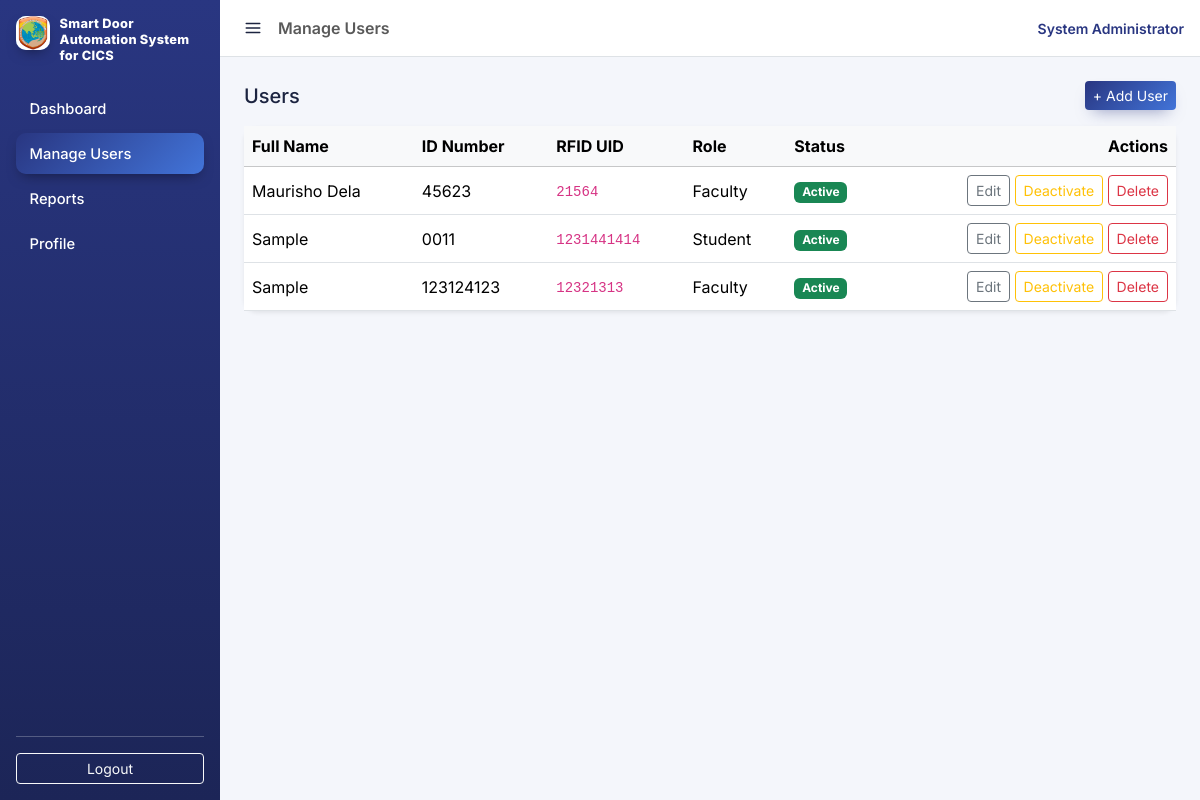
The page /public/users/index.php (signed in) on the database its author committed.
### tables this page shows
CREATE TABLE `users` (
  `id` int(11) NOT NULL,
  `full_name` varchar(100) NOT NULL,
  `id_number` varchar(50) NOT NULL,
  `rfid_uid` varchar(50) NOT NULL,
  `role` enum('student','faculty','staff') NOT NULL DEFAULT 'student',
  `status` enum('active','inactive') NOT NULL DEFAULT 'active',
  `created_at` datetime NOT NULL DEFAULT current_timestamp()
);

### app/core/Database.php (called while the page is built, shortened)
<?php
class Database
{
    private static ?PDO $connection = null;
    public static function getConnection(): PDO
    {
        if (self::$connection === null) {
            $dsn = 'mysql:host=' . DB_HOST . ';dbname=' . DB_NAME . ';charset=utf8mb4';
            self::$connection = new PDO($dsn, DB_USER, DB_PASS, [
                PDO::ATTR_ERRMODE => PDO::ERRMODE_EXCEPTION,
                PDO::ATTR_DEFAULT_FETCH_MODE => PDO::FETCH_ASSOC,
            ]);
        }
        return self::$connection;
    }
}

### app/models/User.php (called while the page is built, shortened)
<?php
require_once __DIR__ . '/../core/Database.php';
class User
{
    public static function all(): array
    {
        $stmt = Database::getConnection()->query(
            'SELECT * FROM users ORDER BY full_name ASC'
        );
        return $stmt->fetchAll();
    }
}

### public/users/index.php (the view, shortened to what this page needs)
<?php
require_once __DIR__ . '/../../app/models/User.php';
$users = User::all();
include __DIR__ . '/../partials/header.php';
?>
<div class="d-flex justify-content-between align-items-center mb-3">
    <h5 class="mb-0">Users</h5>
    <a href="create.php" class="btn btn-primary btn-sm">+ Add User</a>
</div>
<div class="card shadow-sm">
    <div class="table-responsive">
        <table class="table table-hover align-middle mb-0">
            <thead class="table-light">
                <tr>
                    <th>Full Name</th>
                    <th>ID Number</th>
                    <th>RFID UID</th>
                    <th>Role</th>
                    <th>Status</th>
                    <th class="text-end">Actions</th>
                </tr>
            </thead>
            <tbody>
                <?php foreach ($users as $user): ?>
                    <tr>
                        <td><?= htmlspecialchars($user['full_name']) ?></td>
                        <td><?= htmlspecialchars($user['id_number']) ?></td>
                        <td><code><?= htmlspecialchars($user['rfid_uid']) ?></code></td>
                        <td><span class="text-capitalize"><?= htmlspecialchars($user['role']) ?></span></td>
                        <td>
                            <?php if ($user['status'] === 'active'): ?>
                                <span class="badge bg-success">Active</span>
                            <?php else: ?>
                                <span class="badge bg-secondary">Inactive</span>
                            <?php endif; ?>
                        </td>
                        <td class="text-end">
                            <a href="edit.php?id=<?= $user['id'] ?>" class="btn btn-outline-secondary btn-sm">Edit</a>
                            <form method="post" action="index.php" class="d-inline">
                                <button type="submit" class="btn btn-outline-warning btn-sm">
                                    <?= $user['status'] === 'active' ? 'Deactivate' : 'Activate' ?>
                                </button>
                            </form>
                            <form method="post" action="index.php" class="d-inline"
                                onsubmit="return confirm('Delete this user? This cannot be undone.');">
                                <button type="submit" class="btn btn-outline-danger btn-sm">Delete</button>
                            </form>
                        </td>
                    </tr>
                <?php endforeach; ?>
            </tbody>
        </table>
    </div>
</div>
<?php include __DIR__ . '/../partials/footer.php'; ?>

### public/assets/css/app.css (style rules this page uses)
:root { --app-navy: #293681; --app-blue: #4274d9; --app-sky: #95ccdd; --app-mint: #d0e7e6; --app-ink: #1c2440; --app-muted: #7480a3; --app-bg: #f4f6fb; --bs-primary: var(--app-blue); --bs-primary-rgb: 66, 116, 217; --bs-body-font-family: 'Inter', system-ui, -apple-system, sans-serif; --bs-body-color: var(--app-ink); }
body { background: var(--app-bg); font-family: 'Inter', system-ui, -apple-system, sans-serif; }
.card { border: none; border-radius: 14px; }
.btn-primary { background: linear-gradient(135deg, var(--app-navy), var(--app-blue)); border: none; box-shadow: 0 8px 16px -8px rgba(41, 54, 129, 0.55); }
a { color: var(--app-blue); }

### rows shown on the page
users: full_name "Maurisho Dela", id_number "45623", rfid_uid "21564", role "Faculty", status "Active"
users: full_name "Sample", id_number "0011", rfid_uid "1231441414", role "Student", status "Active"
users: full_name "Sample", id_number "123124123", rfid_uid "12321313", role "Faculty", status "Active"

### other values the page prints
$label "Dashboard Manage Users Reports Profile"
$pageTitle "Manage Users"
Auth::currentAdminName() "System Administrator"
